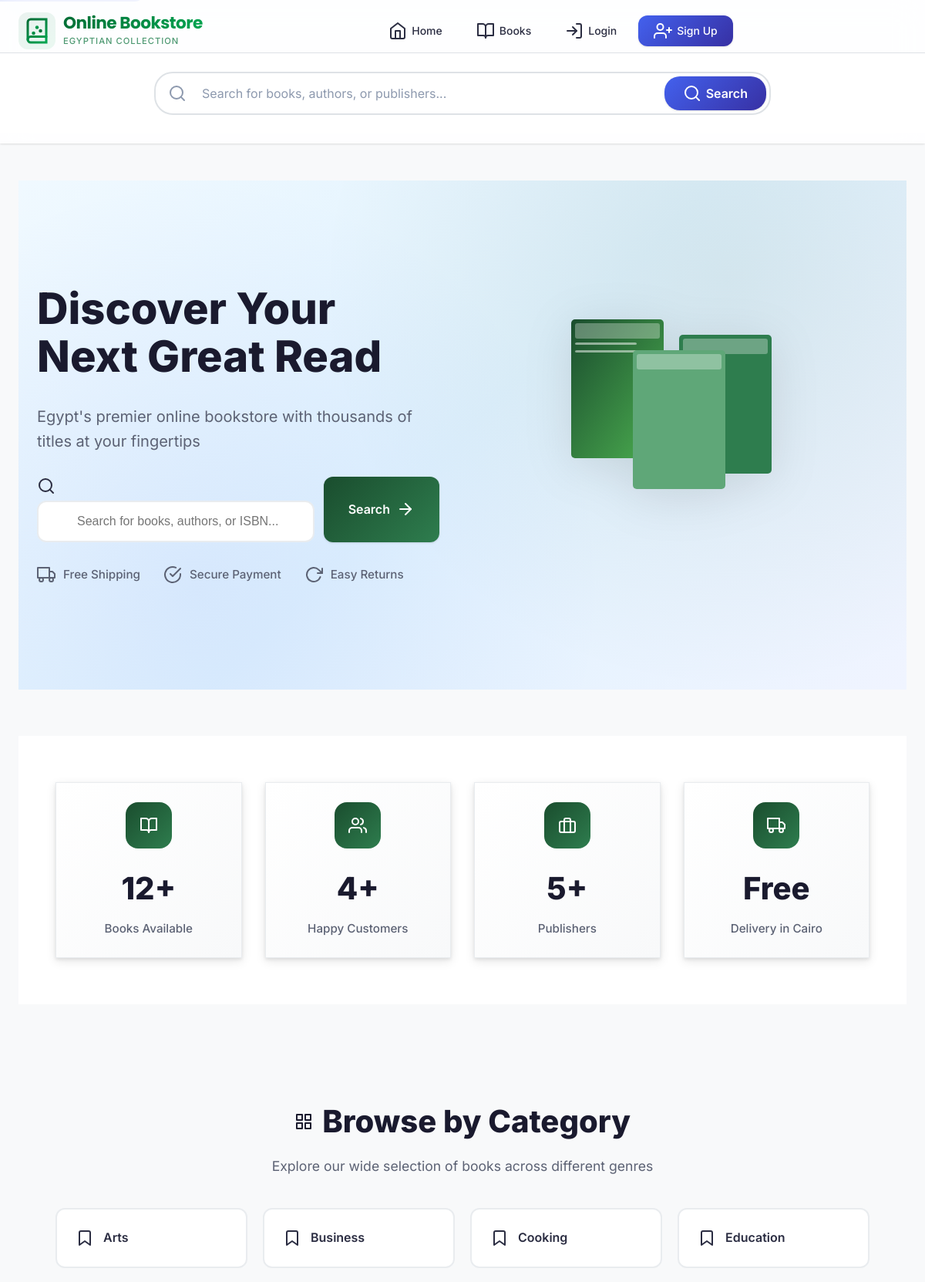
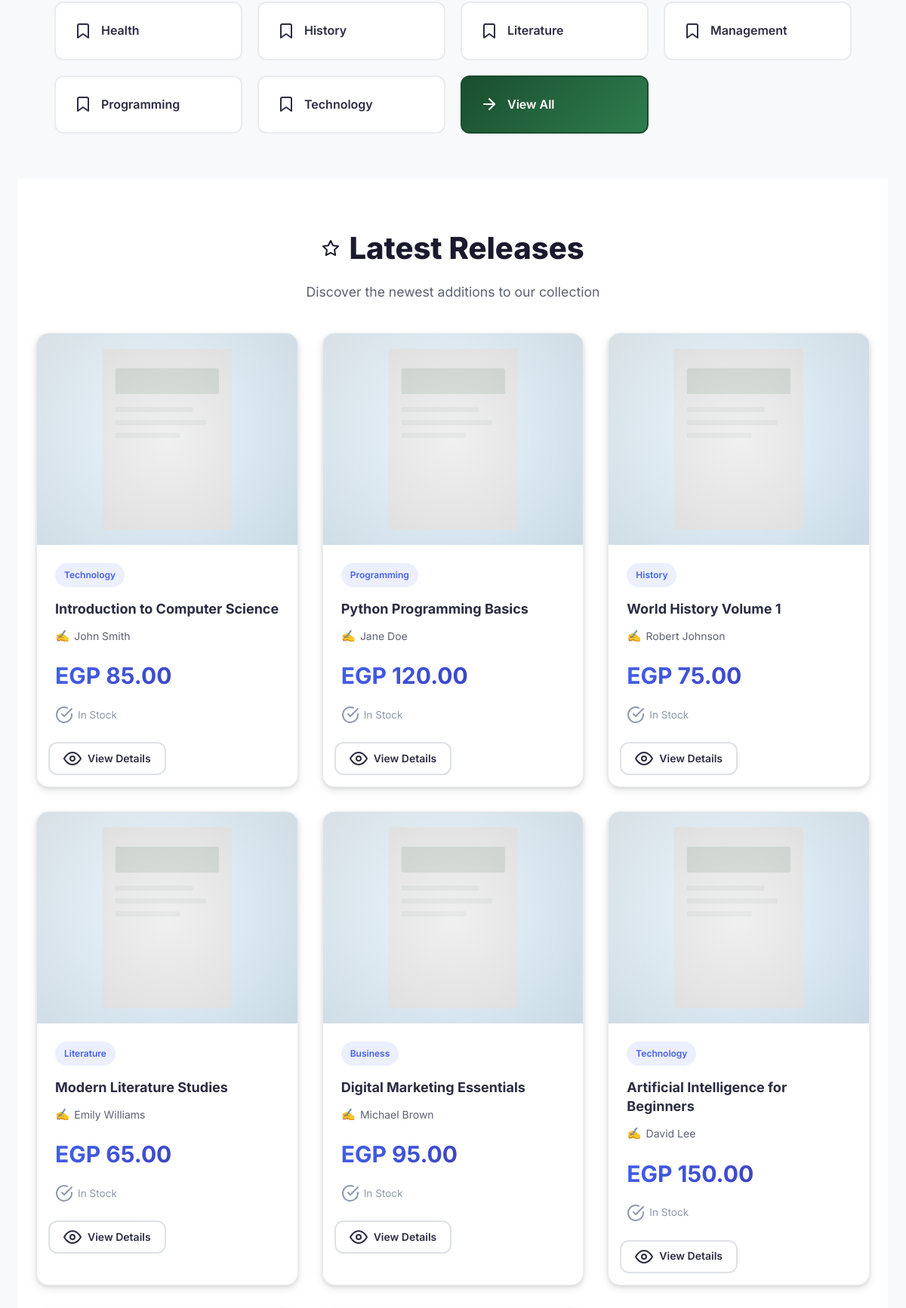
The page / (upper part) on the database its author committed (2 pictures, top to bottom).
### tables this page shows
CREATE TABLE books (
    isbn VARCHAR(20) PRIMARY KEY,
    title VARCHAR(500) NOT NULL,
    authors VARCHAR(500) NOT NULL,
    publisher_id INT,
    year INT,
    price DECIMAL(10, 2) NOT NULL,
    category VARCHAR(100),
    stock INT DEFAULT 0,
    threshold INT DEFAULT 5,
    image_url VARCHAR(500) DEFAULT NULL,
    description TEXT,
    created_at TIMESTAMP DEFAULT CURRENT_TIMESTAMP,
    FOREIGN KEY (publisher_id) REFERENCES publishers(id) ON DELETE SET NULL
);

### includes/config.php (called while the page is built, shortened)
<?php
if (!function_exists('url')) {
    function url($path = '') {
        $path = ltrim($path, '/');
        return BASE_URL . ($path ? '/' . $path : '');
    }
}
?>

### includes/db.php (called while the page is built, shortened)
<?php
require_once __DIR__ . '/config.php';
$use_mysqli = extension_loaded('mysqli');
$use_pdo = extension_loaded('pdo_mysql');
function getDBConnection() {
    global $use_mysqli, $use_pdo;
    static $conn = null;
    if ($conn === null) {
        if ($use_mysqli) {
            $conn = new mysqli(DB_HOST, DB_USER, DB_PASS, DB_NAME);
            $conn->set_charset(DB_CHARSET);
        } else {
            die("خطأ: لم يتم العثور على درايفر MySQL. يرجى تثبيت mysqli أو PDO MySQL.");
        }
    }
    return $conn;
}
function dbQuery($sql, $params = []) {
    global $use_mysqli;
    $conn = getDBConnection();
    if ($use_mysqli) {
        $stmt = $conn->prepare($sql);
        $stmt->execute();
        $result = $stmt->get_result();
        $data = $result->fetch_all(MYSQLI_ASSOC);
        return $data;
    } else {
        $stmt = $conn->prepare($sql);
        $stmt->execute($params);
        return $stmt->fetchAll();
    }
}
function dbQuerySingle($sql, $params = []) {
    global $use_mysqli;
    $conn = getDBConnection();
    if ($use_mysqli) {
        $stmt = $conn->prepare($sql);
        $stmt->execute();
        $result = $stmt->get_result();
        $data = $result->fetch_assoc();
        return $data;
    } else {
        $stmt = $conn->prepare($sql);
        $stmt->execute($params);
        return $stmt->fetch();
    }
}
?>

### index.php (the view, shortened to what this page needs)
<?php
require_once 'includes/db.php';
require_once 'includes/header.php';
$featuredBooks = dbQuery(
    "SELECT b.*, p.name as publisher_name
     FROM books b
     LEFT JOIN publishers p ON b.publisher_id = p.id
     ORDER BY b.created_at DESC
     LIMIT 8"
);
$categories = dbQuery("SELECT DISTINCT category FROM books ORDER BY category");
$stats = dbQuerySingle(
    "SELECT
        (SELECT COUNT(*) FROM books) as book_count,
        (SELECT COUNT(*) FROM customers WHERE is_admin = 0) as customer_count,
        (SELECT COUNT(*) FROM publishers) as publisher_count"
);
?>
<section class="hero-section">
    <div class="hero-content">
        <div class="hero-text">
            <h1 class="hero-title">Discover Your Next Great Read</h1>
            <p class="hero-subtitle">Egypt's premier online bookstore with thousands of titles at your fingertips</p>
            <form class="hero-search-box" action="<?php echo url('search.php'); ?>" method="GET">
                <div class="search-input-wrapper">
                    <i data-feather="search"></i>
                    <input type="text" name="q" placeholder="Search for books, authors, or ISBN..." required>
                </div>
                <button type="submit" class="btn btn-primary">
                    <span>Search</span>
                    <i data-feather="arrow-right"></i>
                </button>
            </form>
            <div class="hero-features">
                <div class="hero-feature">
                    <i data-feather="truck"></i>
                    <span>Free Shipping</span>
                </div>
                <div class="hero-feature">
                    <i data-feather="check-circle"></i>
                    <span>Secure Payment</span>
                </div>
                <div class="hero-feature">
                    <i data-feather="rotate-cw"></i>
                    <span>Easy Returns</span>
                </div>
            </div>
        </div>
        <div class="hero-image">
        </div>
    </div>
</section>
<section class="stats-section">
    <div class="container">
        <div class="stats-grid">
            <div class="stat-card">
                <div class="stat-icon">
                    <i data-feather="book-open"></i>
                </div>
                <div class="stat-value"><?php echo number_format($stats['book_count']); ?>+</div>
                <div class="stat-label">Books Available</div>
            </div>
            <div class="stat-card">
                <div class="stat-icon">
                    <i data-feather="users"></i>
                </div>
                <div class="stat-value"><?php echo number_format($stats['customer_count']); ?>+</div>
                <div class="stat-label">Happy Customers</div>
            </div>
            <div class="stat-card">
                <div class="stat-icon">
                    <i data-feather="briefcase"></i>
                </div>
                <div class="stat-value"><?php echo number_format($stats['publisher_count']); ?>+</div>
                <div class="stat-label">Publishers</div>
            </div>
            <div class="stat-card">
                <div class="stat-icon">
                    <i data-feather="truck"></i>
                </div>
                <div class="stat-value">Free</div>
                <div class="stat-label">Delivery in Cairo</div>
            </div>
        </div>
    </div>
</section>
<section class="categories-section">
    <div class="container">
        <div class="section-header">
            <h2><i data-feather="grid"></i> Browse by Category</h2>
            <p>Explore our wide selection of books across different genres</p>
        </div>
        <div class="categories-grid">
            <?php foreach ($categories as $cat): ?>
                <a href="<?php echo url('books.php?category=' . urlencode($cat['category'])); ?>" class="category-card">
                    <i data-feather="bookmark"></i>
                    <span><?php echo htmlspecialchars($cat['category']); ?></span>
                </a>
            <?php endforeach; ?>
            <a href="<?php echo url('books.php'); ?>" class="category-card view-all">
                <i data-feather="arrow-right"></i>
                <span>View All</span>
            </a>
        </div>
    </div>
</section>
<section class="featured-books-section">
    <div class="container">
        <div class="section-header">
            <h2><i data-feather="star"></i> Latest Releases</h2>
            <p>Discover the newest additions to our collection</p>
        </div>
        <?php if (empty($featuredBooks)): ?>
            <div class="empty-state">
                <div class="empty-state-icon"><i data-feather="inbox"></i></div>
                <h3>No Books Available</h3>
                <p>New books will be added soon</p>
            </div>
        <?php else: ?>
            <div class="books-grid">
                <?php foreach ($featuredBooks as $book): ?>
                    <div class="book-card">
                        <div class="book-card-image">
                        </div>
                        <div class="book-card-content">
                            <span class="book-card-category"><?php echo htmlspecialchars($book['category']); ?></span>
                            <h3 class="book-card-title"><?php echo htmlspecialchars($book['title']); ?></h3>
                            <p class="book-card-author"><?php echo htmlspecialchars($book['authors']); ?></p>
                            <div class="book-card-price">EGP <?php echo number_format($book['price'], 2); ?></div>
                            <div class="book-card-stock <?php echo $book['stock'] <= 0 ? 'out' : ($book['stock'] < $book['threshold'] ? 'low' : ''); ?>">
                                <i data-feather="<?php echo $book['stock'] > 0 ? 'check-circle' : 'x-circle'; ?>"></i>
                                <?php
                                if ($book['stock'] <= 0) {
                                    echo 'Out of Stock';
                                } elseif ($book['stock'] < $book['threshold']) {
                                    echo 'Limited Stock (' . $book['stock'] . ')';
                                } else {
                                    echo 'In Stock';
                                }
                                ?>
                            </div>
                        </div>
                        <div class="book-card-actions">
                            <a href="<?php echo url('book.php?isbn=' . urlencode($book['isbn'])); ?>" class="btn btn-secondary btn-sm">
                                <i data-feather="eye"></i>
                                <span>View Details</span>
                            </a>
                        </div>
                    </div>
                <?php endforeach; ?>
            </div>
        <?php endif; ?>
    </div>
</section>
<?php require_once 'includes/footer.php'; ?>

### rows shown on the page
books: category "Technology", title "Introduction to Computer Science", authors "John Smith", price "85.00", stock "In Stock"
books: category "Programming", title "Python Programming Basics", authors "Jane Doe", price "120.00", stock "In Stock"
books: category "History", title "World History Volume 1", authors "Robert Johnson", price "75.00", stock "In Stock"
books: category "Literature", title "Modern Literature Studies", authors "Emily Williams", price "65.00", stock "In Stock"
books: category "Business", title "Digital Marketing Essentials", authors "Michael Brown", price "95.00", stock "In Stock"
books: category "Technology", title "Artificial Intelligence for Beginners", authors "David Lee", price "150.00", stock "In Stock"

### other values the page prints
$stats['book_count'] "12"
$stats['customer_count'] "4"
$stats['publisher_count'] "5"
$cat['category'] "Arts"
$cat['category'] "Business"
$cat['category'] "Cooking"
$cat['category'] "Education"
$cat['category'] "Health"
$cat['category'] "History"
$cat['category'] "Literature"
$cat['category'] "Management"
$cat['category'] "Programming"
$cat['category'] "Technology"
